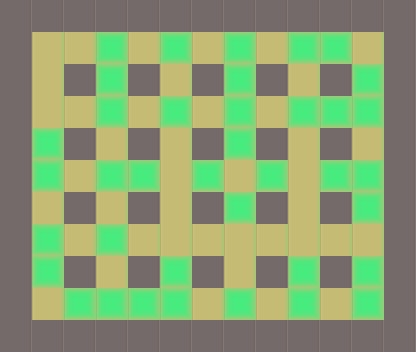

A 2D game scene composited from a Tiled map and its tileset images. What follows is a short description and the map's XML, with every tile layer's data as written:
An orthogonal 13x11 tile map with 32x32 px tiles, 2 tile layers (base, piedras).

<map version="1.0" orientation="orthogonal" renderorder="right-down" width="13" height="11" tilewidth="32" tileheight="32" nextobjectid="1">
 <properties>
  <property name="nombre" value="Nivel 1" />
 </properties>
 <tileset firstgid="1" name="tile" tilewidth="32" tileheight="32" tilecount="3">
  <image source="../tilebase.png" width="96" height="32" />
  <terraintypes>
   <terrain name="New Terrain" tile="-1" />
  </terraintypes>
 </tileset>
 <layer name="base" width="13" height="11">
  <data>
   <tile gid="1" />
   <tile gid="1" />
   <tile gid="1" />
   <tile gid="1" />
   <tile gid="1" />
   <tile gid="1" />
   <tile gid="1" />
   <tile gid="1" />
   <tile gid="1" />
   <tile gid="1" />
   <tile gid="1" />
   <tile gid="1" />
   <tile gid="1" />
   <tile gid="1" />
   <tile gid="2" />
   <tile gid="2" />
   <tile gid="2" />
   <tile gid="2" />
   <tile gid="2" />
   <tile gid="2" />
   <tile gid="2" />
   <tile gid="2" />
   <tile gid="2" />
   <tile gid="2" />
   <tile gid="2" />
   <tile gid="1" />
   <tile gid="1" />
   <tile gid="2" />
   <tile gid="1" />
   <tile gid="2" />
   <tile gid="1" />
   <tile gid="2" />
   <tile gid="1" />
   <tile gid="2" />
   <tile gid="1" />
   <tile gid="2" />
   <tile gid="1" />
   <tile gid="2" />
   <tile gid="1" />
   <tile gid="1" />
   <tile gid="2" />
   <tile gid="2" />
   <tile gid="2" />
   <tile gid="2" />
   <tile gid="2" />
   <tile gid="2" />
   <tile gid="2" />
   <tile gid="2" />
   <tile gid="2" />
   <tile gid="2" />
   <tile gid="2" />
   <tile gid="1" />
   <tile gid="1" />
   <tile gid="2" />
   <tile gid="1" />
   <tile gid="2" />
   <tile gid="1" />
   <tile gid="2" />
   <tile gid="1" />
   <tile gid="2" />
   <tile gid="1" />
   <tile gid="2" />
   <tile gid="1" />
   <tile gid="2" />
   <tile gid="1" />
   <tile gid="1" />
   <tile gid="2" />
   <tile gid="2" />
   <tile gid="2" />
   <tile gid="2" />
   <tile gid="2" />
   <tile gid="2" />
   <tile gid="2" />
   <tile gid="2" />
   <tile gid="2" />
   <tile gid="2" />
   <tile gid="2" />
   <tile gid="1" />
   <tile gid="1" />
   <tile gid="2" />
   <tile gid="1" />
   <tile gid="2" />
   <tile gid="1" />
   <tile gid="2" />
   <tile gid="1" />
   <tile gid="2" />
   <tile gid="1" />
   <tile gid="2" />
   <tile gid="1" />
   <tile gid="2" />
   <tile gid="1" />
   <tile gid="1" />
   <tile gid="2" />
   <tile gid="2" />
   <tile gid="2" />
   <tile gid="2" />
   <tile gid="2" />
   <tile gid="2" />
   <tile gid="2" />
   <tile gid="2" />
   <tile gid="2" />
   <tile gid="2" />
   <tile gid="2" />
   <tile gid="1" />
   <tile gid="1" />
   <tile gid="2" />
   <tile gid="1" />
   <tile gid="2" />
   <tile gid="1" />
   <tile gid="2" />
   <tile gid="1" />
   <tile gid="2" />
   <tile gid="1" />
   <tile gid="2" />
   <tile gid="1" />
   <tile gid="2" />
   <tile gid="1" />
   <tile gid="1" />
   <tile gid="2" />
   <tile gid="2" />
   <tile gid="2" />
   <tile gid="2" />
   <tile gid="2" />
   <tile gid="2" />
   <tile gid="2" />
   <tile gid="2" />
   <tile gid="2" />
   <tile gid="2" />
   <tile gid="2" />
   <tile gid="1" />
   <tile gid="1" />
   <tile gid="1" />
   <tile gid="1" />
   <tile gid="1" />
   <tile gid="1" />
   <tile gid="1" />
   <tile gid="1" />
   <tile gid="1" />
   <tile gid="1" />
   <tile gid="1" />
   <tile gid="1" />
   <tile gid="1" />
   <tile gid="1" />
  </data>
 </layer>
 <layer name="piedras" width="13" height="11">
  <data>
   <tile gid="0" />
   <tile gid="0" />
   <tile gid="0" />
   <tile gid="0" />
   <tile gid="0" />
   <tile gid="0" />
   <tile gid="0" />
   <tile gid="0" />
   <tile gid="0" />
   <tile gid="0" />
   <tile gid="0" />
   <tile gid="0" />
   <tile gid="0" />
   <tile gid="0" />
   <tile gid="0" />
   <tile gid="0" />
   <tile gid="3" />
   <tile gid="0" />
   <tile gid="3" />
   <tile gid="0" />
   <tile gid="3" />
   <tile gid="0" />
   <tile gid="3" />
   <tile gid="3" />
   <tile gid="0" />
   <tile gid="0" />
   <tile gid="0" />
   <tile gid="0" />
   <tile gid="0" />
   <tile gid="3" />
   <tile gid="0" />
   <tile gid="0" />
   <tile gid="0" />
   <tile gid="3" />
   <tile gid="0" />
   <tile gid="0" />
   <tile gid="0" />
   <tile gid="3" />
   <tile gid="0" />
   <tile gid="0" />
   <tile gid="0" />
   <tile gid="0" />
   <tile gid="3" />
   <tile gid="0" />
   <tile gid="3" />
   <tile gid="0" />
   <tile gid="3" />
   <tile gid="0" />
   <tile gid="3" />
   <tile gid="3" />
   <tile gid="3" />
   <tile gid="0" />
   <tile gid="0" />
   <tile gid="3" />
   <tile gid="0" />
   <tile gid="0" />
   <tile gid="0" />
   <tile gid="0" />
   <tile gid="0" />
   <tile gid="3" />
   <tile gid="0" />
   <tile gid="0" />
   <tile gid="0" />
   <tile gid="0" />
   <tile gid="0" />
   <tile gid="0" />
   <tile gid="3" />
   <tile gid="0" />
   <tile gid="3" />
   <tile gid="3" />
   <tile gid="0" />
   <tile gid="3" />
   <tile gid="0" />
   <tile gid="3" />
   <tile gid="0" />
   <tile gid="3" />
   <tile gid="3" />
   <tile gid="0" />
   <tile gid="0" />
   <tile gid="0" />
   <tile gid="0" />
   <tile gid="0" />
   <tile gid="0" />
   <tile gid="0" />
   <tile gid="0" />
   <tile gid="3" />
   <tile gid="0" />
   <tile gid="0" />
   <tile gid="0" />
   <tile gid="3" />
   <tile gid="0" />
   <tile gid="0" />
   <tile gid="3" />
   <tile gid="0" />
   <tile gid="3" />
   <tile gid="0" />
   <tile gid="0" />
   <tile gid="0" />
   <tile gid="0" />
   <tile gid="0" />
   <tile gid="0" />
   <tile gid="0" />
   <tile gid="0" />
   <tile gid="0" />
   <tile gid="0" />
   <tile gid="3" />
   <tile gid="0" />
   <tile gid="0" />
   <tile gid="0" />
   <tile gid="3" />
   <tile gid="0" />
   <tile gid="0" />
   <tile gid="0" />
   <tile gid="3" />
   <tile gid="0" />
   <tile gid="3" />
   <tile gid="0" />
   <tile gid="0" />
   <tile gid="0" />
   <tile gid="3" />
   <tile gid="3" />
   <tile gid="3" />
   <tile gid="3" />
   <tile gid="0" />
   <tile gid="3" />
   <tile gid="0" />
   <tile gid="3" />
   <tile gid="0" />
   <tile gid="3" />
   <tile gid="0" />
   <tile gid="0" />
   <tile gid="0" />
   <tile gid="0" />
   <tile gid="0" />
   <tile gid="0" />
   <tile gid="0" />
   <tile gid="0" />
   <tile gid="0" />
   <tile gid="0" />
   <tile gid="0" />
   <tile gid="0" />
   <tile gid="0" />
   <tile gid="0" />
  </data>
 </layer>
</map>
